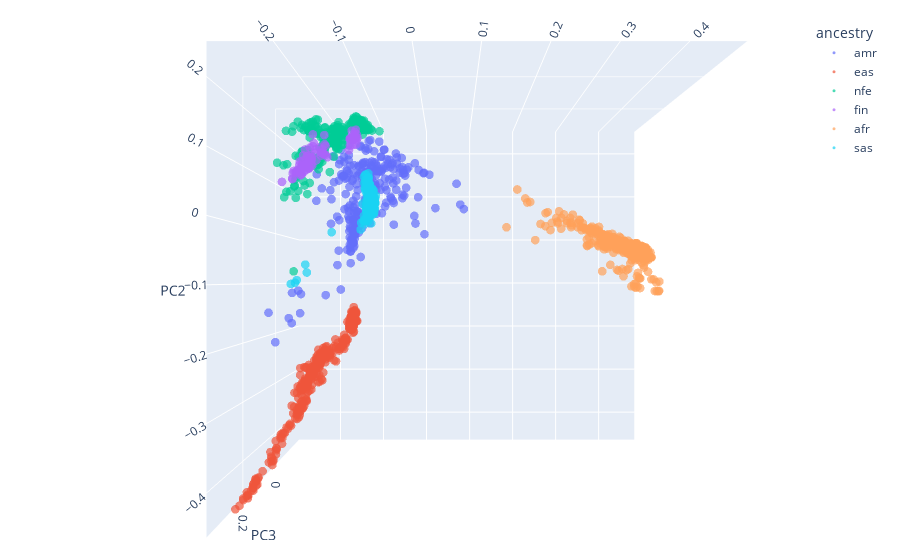

Notebook cell for this chart:
### Code cell
# 3D scatterplot
import plotly.express as px
fig = px.scatter_3d(final_df, x=final_df['PC1'], y=final_df['PC2'], z=final_df['PC3'],
                    color=final_df['ancestry'], opacity=0.7, size_max=1)
fig.update_layout(margin=dict(l=100, r=100, t=20, b=20))
fig.update_traces(marker=dict(size=3))
fig.show()

### Figure 1 — Plotly figure (JSON) as saved in the notebook; plotly's stock layout.template omitted (floating-point values rounded to 4 significant figures; data arrays with more than 128 entries replaced by an {"elided": "..."} marker saying what was removed)
{"data": [{"hovertemplate": "ancestry=amr<br>PC1=%{x}<br>PC2=%{y}<br>PC3=%{z}<extra></extra>", "legendgroup": "amr", "marker": {"color": "#636efa", "opacity": 0.7, "size": 3, "symbol": "circle"}, "mode": "markers", "name": "amr", "scene": "scene", "showlegend": true, "type": "scatter3d", "x": {"elided": "251 float values"}, "y": {"elided": "251 float values"}, "z": {"elided": "251 float values"}}, {"hovertemplate": "ancestry=eas<br>PC1=%{x}<br>PC2=%{y}<br>PC3=%{z}<extra></extra>", "legendgroup": "eas", "marker": {"color": "#EF553B", "opacity": 0.7, "size": 3, "symbol": "circle"}, "mode": "markers", "name": "eas", "scene": "scene", "showlegend": true, "type": "scatter3d", "x": {"elided": "403 float values"}, "y": {"elided": "403 float values"}, "z": {"elided": "403 float values"}}, {"hovertemplate": "ancestry=nfe<br>PC1=%{x}<br>PC2=%{y}<br>PC3=%{z}<extra></extra>", "legendgroup": "nfe", "marker": {"color": "#00cc96", "opacity": 0.7, "size": 3, "symbol": "circle"}, "mode": "markers", "name": "nfe", "scene": "scene", "showlegend": true, "type": "scatter3d", "x": {"elided": "327 float values"}, "y": {"elided": "327 float values"}, "z": {"elided": "327 float values"}}, {"hovertemplate": "ancestry=fin<br>PC1=%{x}<br>PC2=%{y}<br>PC3=%{z}<extra></extra>", "legendgroup": "fin", "marker": {"color": "#ab63fa", "opacity": 0.7, "size": 3, "symbol": "circle"}, "mode": "markers", "name": "fin", "scene": "scene", "showlegend": true, "type": "scatter3d", "x": [-0.1744, -0.1661, -0.1389, -0.1675, -0.1346, -0.1388, -0.1344, -0.1297, -0.1343, -0.1398, -0.1437, -0.1395, -0.1389, -0.1413, -0.1447, -0.1791, -0.1748, -0.1418, -0.1362, -0.2029, -0.1678, -0.167, -0.1841, -0.1767, -0.1748, -0.182, -0.1788, -0.186, -0.1843, -0.181, -0.1814, -0.1413, -0.144, -0.1636, -0.1706, -0.1867, -0.1782, -0.1706, -0.1898, -0.1897, -0.1893, -0.178, -0.1785, -0.1905, -0.1796, -0.1792, -0.1757, -0.1795, -0.1929, -0.1913, -0.1814, -0.1853, -0.1851, -0.1747, -0.1792, -0.1785, -0.1877, -0.1788, -0.1859, -0.1845, -0.1954, -0.1838, -0.1817, -0.1872, -0.139, -0.1355, -0.137, -0.1846, -0.1332, -0.1305, -0.145, -0.1325, -0.1727, -0.1372, -0.1348, -0.1343, -0.1741, -0.1781, -0.1676, -0.1836, -0.1822, -0.1907, -0.1698, -0.1881, -0.1606, -0.1622, -0.1885, -0.1912, -0.1954], "y": [0.1371, 0.1277, 0.1887, 0.1305, 0.1792, 0.1867, 0.1905, 0.1823, 0.1921, 0.1853, 0.1851, 0.1819, 0.1741, 0.2039, 0.1874, 0.1109, 0.1303, 0.1907, 0.1904, 0.05721, 0.1291, 0.1271, 0.09349, 0.1074, 0.1303, 0.1118, 0.1018, 0.08201, 0.08375, 0.1074, 0.09266, 0.1697, 0.1618, 0.143, 0.1238, 0.1118, 0.1539, 0.1353, 0.07868, 0.07747, 0.0993, 0.112, 0.09175, 0.09933, 0.1055, 0.1022, 0.1121, 0.1159, 0.07935, 0.07392, 0.09444, 0.08703, 0.1004, 0.11, 0.1103, 0.1003, 0.0916, 0.09131, 0.07797, 0.07705, 0.0675, 0.08323, 0.09743, 0.0806, 0.1937, 0.2025, 0.1911, 0.091, 0.2061, 0.1908, 0.1905, 0.1984, 0.1306, 0.197, 0.1909, 0.1928, 0.1234, 0.1263, 0.1343, 0.121, 0.09205, 0.07814, 0.1322, 0.08268, 0.1388, 0.1565, 0.08744, 0.07986, 0.0671], "z": [0.2098, 0.1352, 0.004974, 0.1428, 0.002022, 0.03074, 0.005868, 0.02777, 0.01659, 0.02481, 0.026, 0.03373, 0.0204, 0.01504, 0.01449, 0.2341, 0.2152, 0.002015, 0.005918, 0.3021, 0.1581, 0.1647, 0.25, 0.2152, 0.1909, 0.2266, 0.2289, 0.2484, 0.262, 0.2327, 0.217, 0.03603, 0.03166, 0.1727, 0.1692, 0.2323, 0.1993, 0.1828, 0.2564, 0.2397, 0.2456, 0.2188, 0.2243, 0.2226, 0.2194, 0.2075, 0.1856, 0.214, 0.2709, 0.2828, 0.2191, 0.2505, 0.244, 0.225, 0.2075, 0.2029, 0.2558, 0.2309, 0.246, 0.2537, 0.2703, 0.2414, 0.2329, 0.2517, 0.007592, 0.009524, 0.006803, 0.2169, 0.01366, 0.009438, 0.007916, 0.007026, 0.1573, 0.009851, 0.008111, 0.008911, 0.1964, 0.2225, 0.1712, 0.2339, 0.238, 0.2671, 0.1582, 0.2644, 0.1797, 0.1824, 0.2486, 0.2621, 0.2678]}, {"hovertemplate": "ancestry=afr<br>PC1=%{x}<br>PC2=%{y}<br>PC3=%{z}<extra></extra>", "legendgroup": "afr", "marker": {"color": "#FFA15A", "opacity": 0.7, "size": 3, "symbol": "circle"}, "mode": "markers", "name": "afr", "scene": "scene", "showlegend": true, "type": "scatter3d", "x": {"elided": "536 float values"}, "y": {"elided": "536 float values"}, "z": {"elided": "536 float values"}}, {"hovertemplate": "ancestry=sas<br>PC1=%{x}<br>PC2=%{y}<br>PC3=%{z}<extra></extra>", "legendgroup": "sas", "marker": {"color": "#19d3f3", "opacity": 0.7, "size": 3, "symbol": "circle"}, "mode": "markers", "name": "sas", "scene": "scene", "showlegend": true, "type": "scatter3d", "x": {"elided": "360 float values"}, "y": {"elided": "360 float values"}, "z": {"elided": "360 float values"}}], "layout": {"autosize": true, "dragmode": "pan", "legend": {"title": {"text": "ancestry"}, "tracegroupgap": 0}, "margin": {"b": 20, "l": 100, "r": 100, "t": 20}, "scene": {"aspectmode": "auto", "aspectratio": {"x": 1.153, "y": 1.058, "z": 0.82}, "camera": {"center": {"x": -0.05723, "y": 0.01982, "z": -0.2272}, "eye": {"x": -0.05723, "y": 0.01982, "z": 1.748}, "projection": {"type": "perspective"}, "up": {"x": 0, "y": 0, "z": 1}}, "domain": {"x": [0, 1], "y": [0, 1]}, "dragmode": "pan", "xaxis": {"title": {"text": "PC1"}, "type": "linear"}, "yaxis": {"title": {"text": "PC2"}, "type": "linear"}, "zaxis": {"title": {"text": "PC3"}, "type": "linear"}}}}
